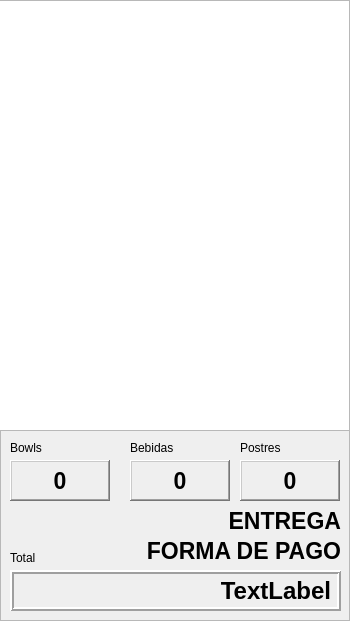
   <widget class="QFrame" name="frame_5">
    <property name="geometry">
     <rect>
      <x>990</x>
      <y>10</y>
      <width>350</width>
      <height>621</height>
     </rect>
    </property>
    <property name="frameShape">
     <enum>QFrame::StyledPanel</enum>
    </property>
    <property name="frameShadow">
     <enum>QFrame::Raised</enum>
    </property>
    <widget class="QListWidget" name="listWidget_ticket">
     <property name="geometry">
      <rect>
       <x>-1</x>
       <y>0</y>
       <width>351</width>
       <height>431</height>
      </rect>
     </property>
     <property name="font">
      <font>
       <pointsize>9</pointsize>
      </font>
     </property>
    </widget>
    <widget class="QLabel" name="label_2">
     <property name="geometry">
      <rect>
       <x>10</x>
       <y>550</y>
       <width>60</width>
       <height>16</height>
      </rect>
     </property>
     <property name="text">
      <string>Total</string>
     </property>
    </widget>
    <widget class="QLabel" name="label_3">
     <property name="geometry">
      <rect>
       <x>10</x>
       <y>440</y>
       <width>60</width>
       <height>16</height>
      </rect>
     </property>
     <property name="text">
      <string>Bowls</string>
     </property>
    </widget>
    <widget class="QLabel" name="label_4">
     <property name="geometry">
      <rect>
       <x>130</x>
       <y>440</y>
       <width>60</width>
       <height>16</height>
      </rect>
     </property>
     <property name="text">
      <string>Bebidas</string>
     </property>
    </widget>
    <widget class="QLabel" name="label_10">
     <property name="geometry">
      <rect>
       <x>240</x>
       <y>440</y>
       <width>60</width>
       <height>16</height>
      </rect>
     </property>
     <property name="text">
      <string>Postres</string>
     </property>
    </widget>
    <widget class="QLabel" name="TE_Total">
     <property name="geometry">
      <rect>
       <x>10</x>
       <y>570</y>
       <width>331</width>
       <height>41</height>
      </rect>
     </property>
     <property name="font">
      <font>
       <pointsize>18</pointsize>
       <weight>75</weight>
       <bold>true</bold>
      </font>
     </property>
     <property name="layoutDirection">
      <enum>Qt::RightToLeft</enum>
     </property>
     <property name="frameShape">
      <enum>QFrame::Box</enum>
     </property>
     <property name="frameShadow">
      <enum>QFrame::Raised</enum>
     </property>
     <property name="lineWidth">
      <number>2</number>
     </property>
     <property name="text">
      <string>TextLabel</string>
     </property>
     <property name="alignment">
      <set>Qt::AlignRight|Qt::AlignTrailing|Qt::AlignVCenter</set>
     </property>
    </widget>
    <widget class="QLabel" name="lb_forma_de_pago">
     <property name="geometry">
      <rect>
       <x>120</x>
       <y>530</y>
       <width>221</width>
       <height>41</height>
      </rect>
     </property>
     <property name="font">
      <font>
       <pointsize>17</pointsize>
       <weight>75</weight>
       <bold>true</bold>
      </font>
     </property>
     <property name="text">
      <string>FORMA DE PAGO</string>
     </property>
     <property name="alignment">
      <set>Qt::AlignRight|Qt::AlignTrailing|Qt::AlignVCenter</set>
     </property>
    </widget>
    <widget class="QLabel" name="lb_forma_de_entrega">
     <property name="geometry">
      <rect>
       <x>120</x>
       <y>500</y>
       <width>221</width>
       <height>41</height>
      </rect>
     </property>
     <property name="font">
      <font>
       <pointsize>17</pointsize>
       <weight>75</weight>
       <bold>true</bold>
      </font>
     </property>
     <property name="text">
      <string>ENTREGA</string>
     </property>
     <property name="alignment">
      <set>Qt::AlignRight|Qt::AlignTrailing|Qt::AlignVCenter</set>
     </property>
    </widget>
    <widget class="QLabel" name="TE_Bowls">
     <property name="geometry">
      <rect>
       <x>10</x>
       <y>460</y>
       <width>100</width>
       <height>41</height>
      </rect>
     </property>
     <property name="font">
      <font>
       <pointsize>17</pointsize>
       <weight>75</weight>
       <bold>true</bold>
      </font>
     </property>
     <property name="layoutDirection">
      <enum>Qt::LeftToRight</enum>
     </property>
     <property name="frameShape">
      <enum>QFrame::WinPanel</enum>
     </property>
     <property name="frameShadow">
      <enum>QFrame::Raised</enum>
     </property>
     <property name="text">
      <string>0</string>
     </property>
     <property name="alignment">
      <set>Qt::AlignCenter</set>
     </property>
    </widget>
    <widget class="QLabel" name="TE_Bebidas">
     <property name="geometry">
      <rect>
       <x>130</x>
       <y>460</y>
       <width>100</width>
       <height>41</height>
      </rect>
     </property>
     <property name="font">
      <font>
       <pointsize>17</pointsize>
       <weight>75</weight>
       <bold>true</bold>
      </font>
     </property>
     <property name="layoutDirection">
      <enum>Qt::LeftToRight</enum>
     </property>
     <property name="frameShape">
      <enum>QFrame::WinPanel</enum>
     </property>
     <property name="frameShadow">
      <enum>QFrame::Raised</enum>
     </property>
     <property name="text">
      <string>0</string>
     </property>
     <property name="alignment">
      <set>Qt::AlignCenter</set>
     </property>
    </widget>
    <widget class="QLabel" name="TE_Postres">
     <property name="geometry">
      <rect>
       <x>240</x>
       <y>460</y>
       <width>100</width>
       <height>41</height>
      </rect>
     </property>
     <property name="font">
      <font>
       <pointsize>17</pointsize>
       <weight>75</weight>
       <bold>true</bold>
      </font>
     </property>
     <property name="layoutDirection">
      <enum>Qt::LeftToRight</enum>
     </property>
     <property name="frameShape">
      <enum>QFrame::WinPanel</enum>
     </property>
     <property name="frameShadow">
      <enum>QFrame::Raised</enum>
     </property>
     <property name="text">
      <string>0</string>
     </property>
     <property name="alignment">
      <set>Qt::AlignCenter</set>
     </property>
    </widget>
   </widget>
